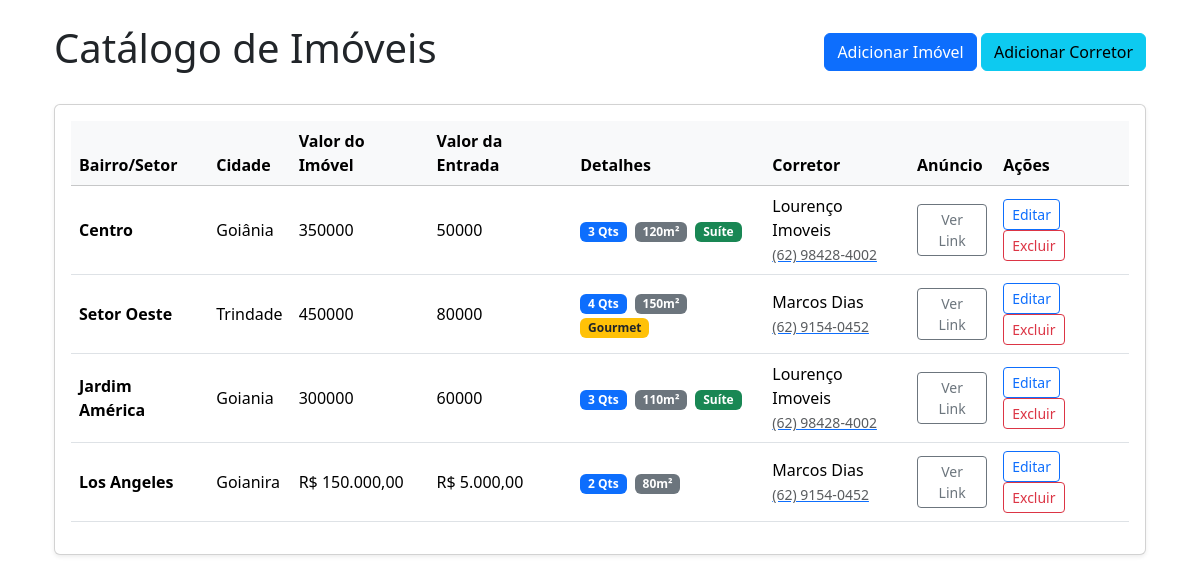
Before: /imoveis with the older database file.
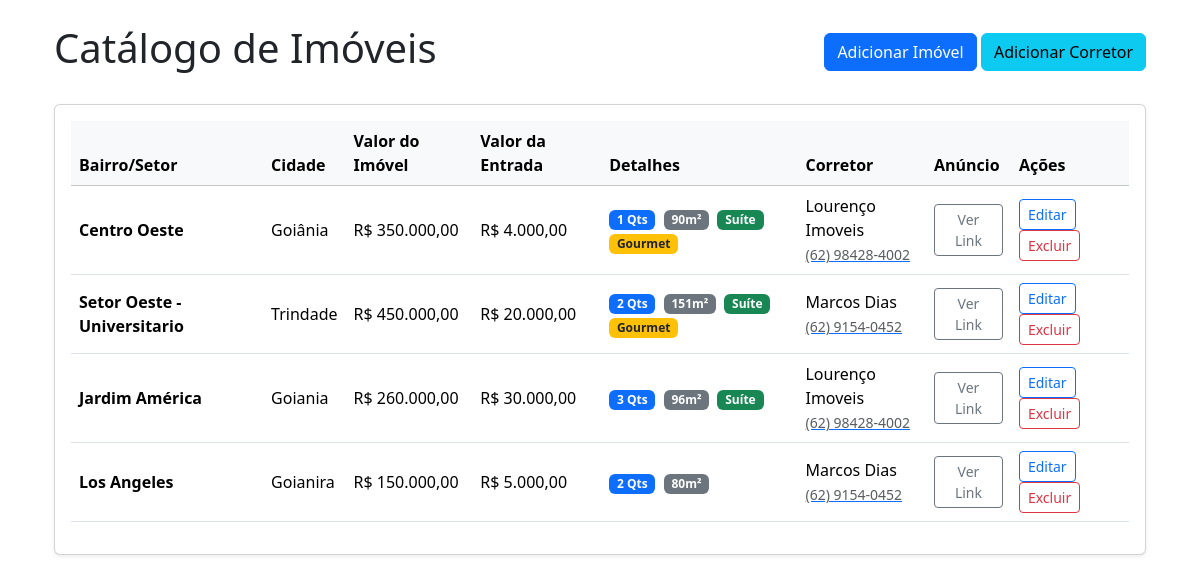
After: the same page with the newer database file.
### models.py (models this page shows, shortened)
class Imoveis(db.Model):
    __tablename__ = 'Imoveis'
    id = db.Column(db.Integer, primary_key=True,autoincrement=True)
    bairro = db.Column(db.String, nullable=False)
    cidade = db.Column(db.String, nullable=False)
    estado = db.Column(db.String, nullable=False, default='Go')
    preco = db.Column(db.Integer, nullable=False)
    quartos = db.Column(db.Integer, nullable=False)
    area_total = db.Column(db.String)
    area_construida = db.Column(db.String)
    area_gourmet = db.Column(db.String)
    suite = db.Column(db.String)
    valor_entrada = db.Column(db.Integer)
    link_anuncio = db.Column(db.String, nullable=False)
    id_corretor = db.Column(db.Integer, db.ForeignKey('Corretores.id'), nullable=False)
    corretor = db.relationship('Corretores', backref='Imoveis')

class Corretores(db.Model):
    __tablename__ = 'Corretores'
    id = db.Column(db.Integer, primary_key=True, autoincrement=True)
    nome = db.Column(db.String,nullable=False)
    contato = db.Column(db.String, nullable=False)

### routes.py (the view)
@rotas.route('/imoveis')
def index():
 imoveis = Imoveis.query.order_by(Imoveis.id)
 return render_template('index.html', lista_de_imoveis=imoveis)

### templates/index.html (shortened to what this page needs)
{% extends 'base.html' %}
{% block content %}
<div class="d-flex justify-content-between align-items-center mb-4">
    <h1>Catálogo de Imóveis</h1>
    <div>
        <a href="/cadastrar_imovel_template" class="btn btn-primary">Adicionar Imóvel</a>
        <a href="/cadastrar_corretor_template" class="btn btn-info">Adicionar Corretor</a>
    </div>
</div>
<div class="card shadow-sm">
    <div class="card-body">
        <div class="table-responsive">
            <table class="table table-hover align-middle">
                <thead class="table-light">
                    <tr>
                        <th scope="col">Bairro/Setor</th>
                        <th scope="col">Cidade</th>
                        <th scope="col">Valor do Imóvel</th>
                        <th scope="col">Valor da Entrada</th>
                        <th scope="col">Detalhes</th>
                        <th scope="col">Corretor</th>
                        <th scope="col">Anúncio</th>
                        <th scope="col">Ações</th>
                    </tr>
                </thead>
                <tbody>
                    {% for imovel in lista_de_imoveis %}
                    <tr>
                        <td><strong>{{ imovel.bairro }}</strong></td>
                        <td>{{ imovel.cidade }}</td>
                        <td>{{ imovel.preco }}</td>
                        <td>{{ imovel.valor_entrada }}</td>
                        <td>
                            <span class="badge bg-primary me-1">{{ imovel.quartos }} Qts</span>
                            <span class="badge bg-secondary me-1">{{ imovel.area_total }}</span>
                            {% if imovel.suite == 'Sim' %}
                                <span class="badge bg-success">Suíte</span>
                            {% endif %}
                            {% if imovel.area_gourmet == 'Sim' %}
                                <span class="badge bg-warning text-dark">Gourmet</span>
                            {% endif %}
                        </td>
                        <td>
                            <div>{{ imovel.corretor.nome }}</div>
                            <a href="#"><small class="text-muted">{{ imovel.corretor.contato }}</small></a>
                        </td>
                        <td>
                            <a href="{{ imovel.link_anuncio }}" class="btn btn-outline-secondary btn-sm" target="_blank">
                                Ver Link
                            </a>
                        </td>
                        <td>
                            <a href="{{url_for('rotas.editar', id=imovel.id )}}" class="btn btn-outline-primary btn-sm target="_blank">Editar</a>
                            <a href="{{url_for('rotas.deletar', id=imovel.id)}}" class="btn btn-outline-danger btn-sm ">Excluir</a>
                        </td>
                    </tr>
                    {% endfor %}
                </tbody>
            </table>
        </div>
    </div>
</div>
{% endblock %}

### templates/base.html (shortened to what this page needs)
<!doctype html>
<html lang="pt-br">
<head>
   <link rel="stylesheet" href="{{url_for('static', filename='bootstrap.css')}}">
</head>
<body>
    <div class="container">
     <div class="container mt-4">
        {% block content %}{% endblock %}
     </div>
    </div>
</body>
</html>

Changed rows visible on the page:
changed Imoveis "Goiânia": bairro "Centro" → "Centro Oeste"; preco "350000" → "R$ 350.000,00"; valor_entrada "50000" → "R$ 4.000,00"; quartos "3" → "1"; area_total "120m²" → "90m²"; now shows "Gourmet"
changed Imoveis "Trindade": bairro "Setor Oeste" → "Setor Oeste - Universitario"; preco "450000" → "R$ 450.000,00"; valor_entrada "80000" → "R$ 20.000,00"; quartos "4" → "2"; area_total "150m²" → "151m²"; now shows "Suíte"
changed Imoveis "Jardim América": preco "300000" → "R$ 260.000,00"; valor_entrada "60000" → "R$ 30.000,00"; area_total "110m²" → "96m²"
